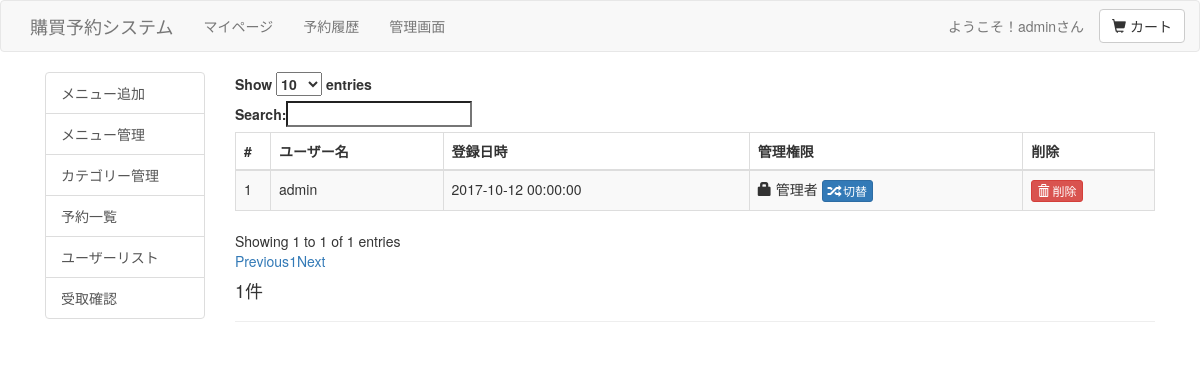
/console/user_list.php (signed in), run on an earlier commit of the app's database.
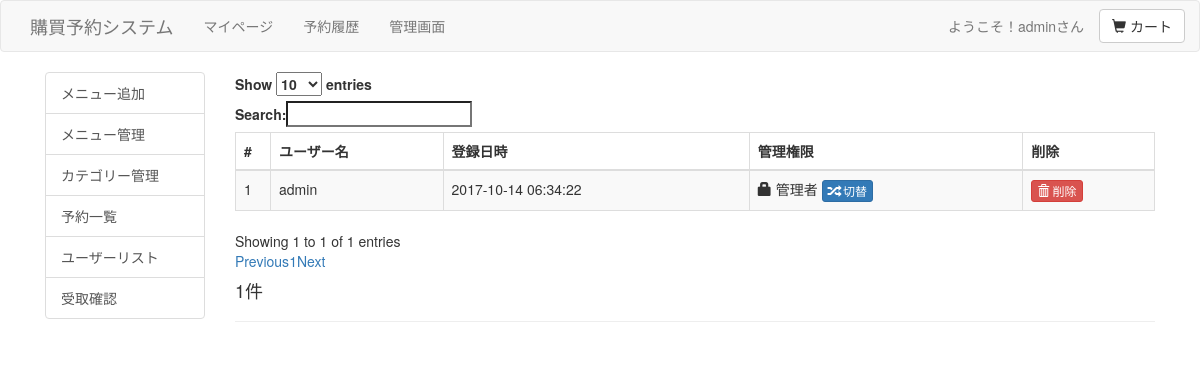
And on a later commit of the database.
### tables this page shows
CREATE TABLE IF NOT EXISTS `member` (
  `id` int(255) NOT NULL AUTO_INCREMENT,
  `user_id` varchar(255) NOT NULL,
  `password` varchar(255) NOT NULL,
  `time` datetime NOT NULL,
  `admin` int(11) DEFAULT '0',
  PRIMARY KEY (`id`),
  KEY `id` (`id`),
  KEY `id_2` (`id`)
);

### console/user_list.php (the view, shortened to what this page needs)
<?php
require("../head.php");
require("../connect_db.php");
?>
<div class="container">
	<div class="col-sm-10">
<form action="user_list.php" method="post">
<table id="users" class="table table-striped table-bordered dt-responsive nowrap" cellspacing="0" width="100%">
<thead><tr><th>#</th><th>ユーザー名</th><th>登録日時</th><th>管理権限</th><th>削除</th></tr></thead>
<?php
$result = mysqli_query($link,'SELECT id,user_id,time,admin FROM member');
$count = 0;
while ($row = mysqli_fetch_assoc($result)){
  $count ++;
	if ($row['admin'] == 1){
		$row['admin'] = "<span class=\"glyphicon glyphicon-lock\"></span> 管理者";
	}else{
		$row['admin'] = "<span class=\"glyphicon glyphicon-user\"></span> ユーザー";
	}
  echo "<tr>";
  echo "<td>",$row['id'],"</td>";
  echo "<td>",$row["user_id"],"</td>";
  echo "<td>".$row["time"]."</td>";
  echo "<td>".$row["admin"]." <button type=\"button\" class=\"btn btn-primary btn-xs\" data-toggle=\"modal\" data-target=\"#admin".$row['id']."\"><span class=\"glyphicon glyphicon-random\"></span> 切替</button></td>";
  echo "<td><button type=\"button\" class=\"btn btn-danger btn-xs\" data-toggle=\"modal\" data-target=\"#delete".$row['id']."\"><span class=\"glyphicon glyphicon-trash\"></span> 削除</button></td>";
  echo "</tr>";
 }
  echo "</table>";
  echo "<h4>" .$count. "件</h4><hr>";
  ?>
 </div>

What changed in the data, as far as the page shows it:
changed member "admin": time "2017-10-12 00:00:00" → "2017-10-14 06:34:22"
